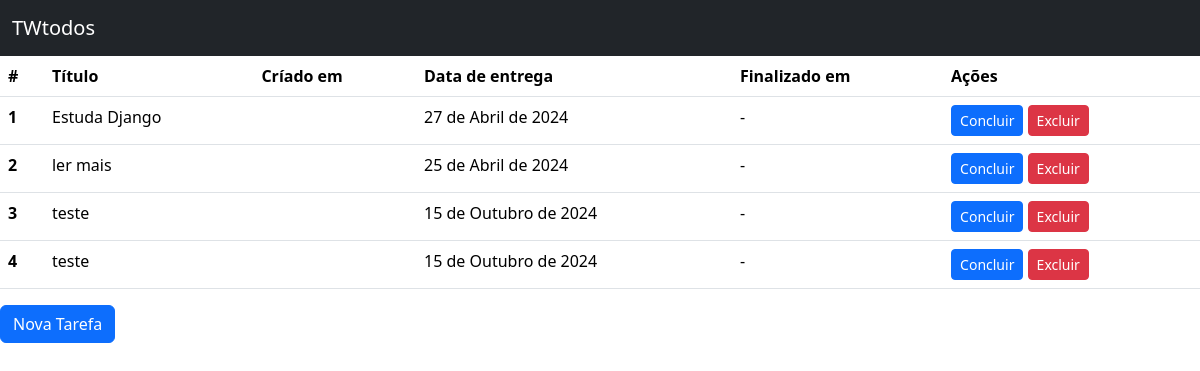
The page / on the database its author committed.
### todos/models.py (models this page shows)
class Todo(models.Model):
    title = models.CharField(max_length=100,null=False, blank=False)
    created = models.DateTimeField(auto_now_add=True,null=False, blank=False)
    deadline = models.DateField(null=False, blank=False)
    finished_at = models.DateField(null=True)

### todos/views.py (the view)
# urls.py: path("", TodoListView.as_view(), name="todo_list"),
class TodoListView(ListView):
    model = Todo

### todos/templates/todos/todo_list.html (shortened to what this page needs)
<!DOCTYPE html>
<html lang="pt-br">
  <head>
    <link href="https://cdn.jsdelivr.net/npm/bootstrap@5.3.3/dist/css/bootstrap.min.css" rel="stylesheet">
  </head>
  <body>
    <nav class="navbar bg-dark"  data-bs-theme="dark">
        <div class="container-fluid">
          <a class="navbar-brand" href="#">TWtodos</a>
        </div>
      </nav>
    {% if todo_list %}
        <table class="table">
            <thead>
            <tr>
                <th scope="col">#</th>
                <th scope="col">Título</th>
                <th scope="col">Críado em</th>
                <th scope="col">Data de entrega</th>
                <th scope="col">Finalizado em</th>
                <th scope="col">Ações</th>
            </tr>
            </thead>
            <tbody>
                {% for todo in todo_list %}
                    <tr>
                        <th scope="row">{{ todo.pk }}</th>
                        <td>{{ todo.title }}</td>
                        <td>{{ todo.created_at }}</td>
                        <td>{{ todo.deadline }}</td>
                        <td>{{ todo.finished_at|default:"-" }}</td>
                        <td>
                            <a href="#" class="btn btn-primary btn-sm">Concluir</a>
                            <a href="#"  class="btn btn-danger btn-sm">Excluir</a>
                        </td>
                    </tr>
                {% endfor %}
            </tbody>
        </table>
    {% else %}
        <p>Não há tarefas cadastradas</p>
    {% endif %}
    <a href="{% url 'todo_create' %}" class="btn btn-primary">Nova Tarefa</a>
    </body>
    </html>

### rows shown on the page
Todo: pk "1", title "Estuda Django", deadline "27 de Abril de 2024", finished_at "-"
Todo: pk "2", title "ler mais", deadline "25 de Abril de 2024", finished_at "-"
Todo: pk "3", title "teste", deadline "15 de Outubro de 2024", finished_at "-"
Todo: pk "4", title "teste", deadline "15 de Outubro de 2024", finished_at "-"
